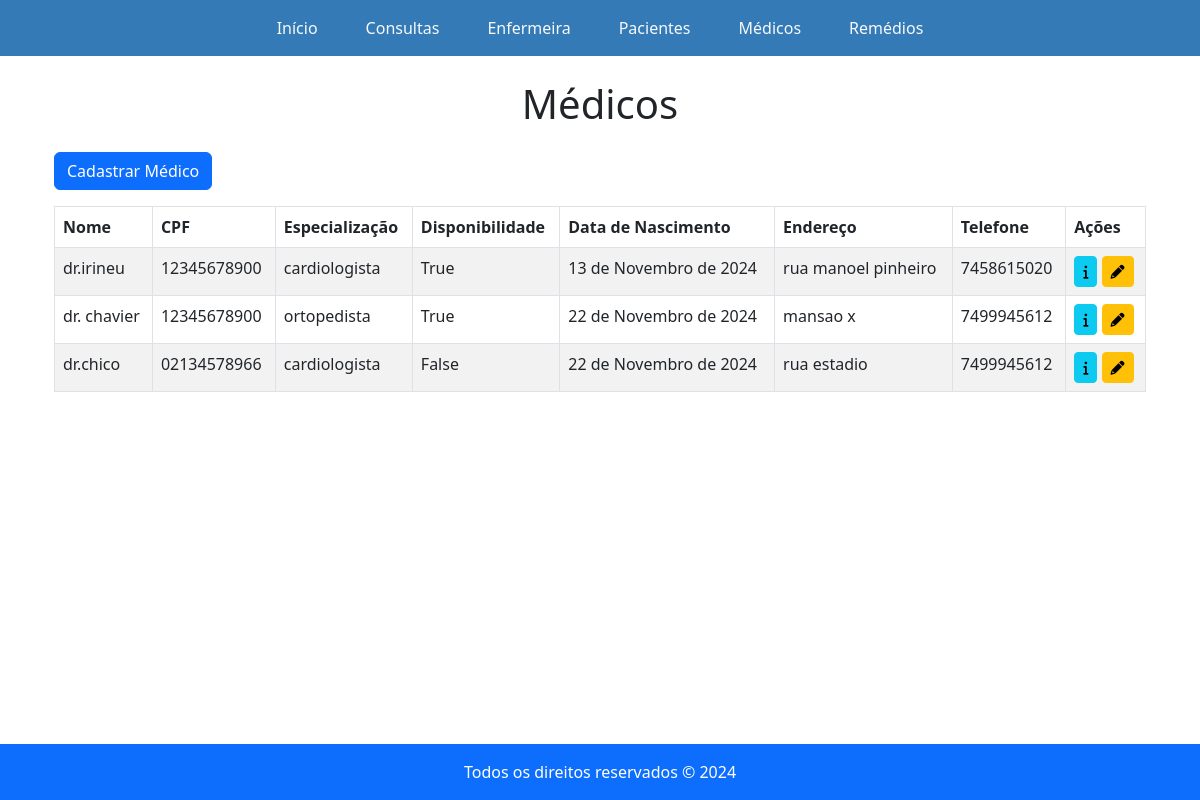
Page /medicos on the earlier database version.
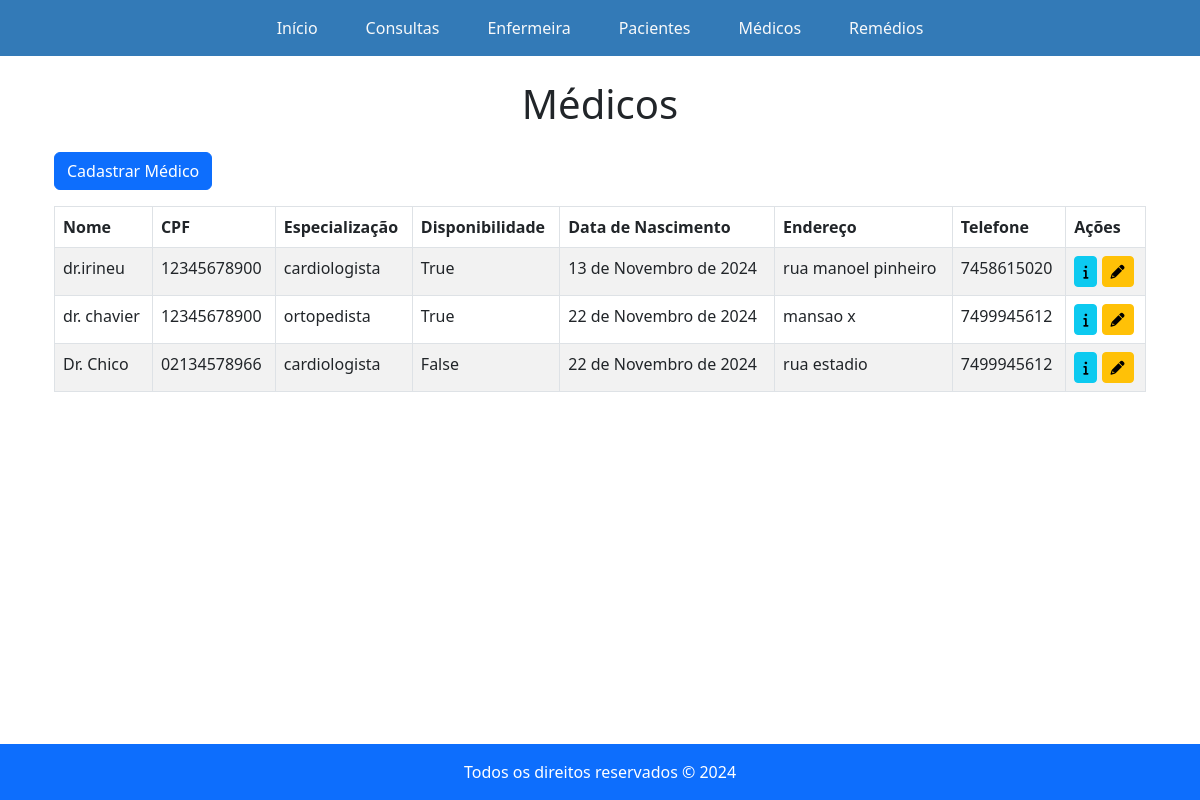
Same page on the later database version.
### app1/models.py (models this page shows, shortened)
class Médico(models.Model):
    nome = models.CharField(max_length=100, blank=False)
    cpf = models.CharField(max_length=11, blank=False)
    especializacao = models.CharField(max_length=100, blank=100)
    disponibilidade = models.BooleanField()
    data_nascimento = models.DateField(blank=False)
    endereco = models.CharField(max_length=250, blank=False)
    telefone = models.CharField(max_length=10, blank = False)

### app1/views.py (the view)
# urls.py: path('medicos', medicos, name="medicos"),
def medicos(request):
    return render(request,'Medicos.html',{'medico':Médico.objects.all()})

### app1/templates/Medicos.html (shortened to what this page needs)
{% extends 'base.html' %}
{% block content %}
<div class="container">
  <h1 class="text-center mb-4">Médicos</h1>
  <a href="" class="btn btn-primary mb-3">Cadastrar Médico</a>
  <table class="table table-bordered table-striped">
    <thead class="bg-primary text-white">
      <tr>
        <th>Nome</th>
        <th>CPF</th>
        <th>Especialização</th>
        <th>Disponibilidade</th>
        <th>Data de Nascimento</th>
        <th>Endereço</th>
        <th>Telefone</th>
        <th>Ações</th>
      </tr>
    </thead>
    <tbody class="bg-white">
      {% for valor in medico %}
        <tr>
          <td>{{ valor.nome }}</td>
          <td>{{ valor.cpf }}</td>
          <td>{{ valor.especializacao }}</td>
          <td>{{ valor.disponibilidade }}</td>
          <td>{{ valor.data_nascimento }}</td>
          <td>{{ valor.endereco }}</td>
          <td>{{ valor.telefone }}</td>
          <td>
            <a href="{% url 'detalharPaciente' valor.id %}" class="btn btn-info btn-sm">
              <i class="fa fa-info" aria-hidden="true"></i>
            </a>
            <a href="{% url 'detalharPaciente' valor.id %}" class="btn btn-warning btn-sm">
              <i class="fa fa-pencil" aria-hidden="true"></i>
            </a>
          </td>
        </tr>
      {% empty %}
        <tr>
          <td colspan="8" class="text-center">Nenhum médico encontrado.</td>
        </tr>
      {% endfor %}
    </tbody>
  </table>
</div>
{% endblock %}

Differences in the rows shown:
changed Médico "False": nome "dr.chico" → "Dr. Chico"
